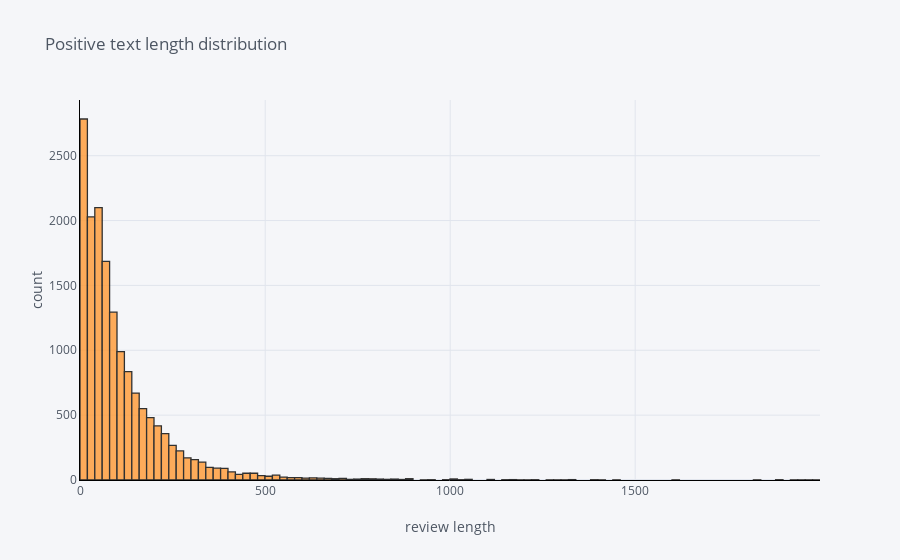

Notebook cell for this chart:
### Code cell
df['pos_len'].iplot(
    kind='hist',
    bins=100,
    xTitle='review length',
    linecolor='black',
    yTitle='count',
    title='Positive text length distribution')

### Figure 1 — Plotly figure (JSON) as saved in the notebook; plotly's stock layout.template omitted (floating-point values rounded to 4 significant figures; data arrays with more than 128 entries replaced by an {"elided": "..."} marker saying what was removed)
{"data": [{"histfunc": "count", "histnorm": "", "marker": {"color": "rgba(255, 153, 51, 1.0)", "line": {"color": "#000000", "width": 1.3}}, "name": "pos_len", "nbinsx": 100, "opacity": 0.8, "orientation": "v", "type": "histogram", "x": {"elided": "15993 int values"}}], "layout": {"barmode": "overlay", "legend": {"bgcolor": "#F5F6F9", "font": {"color": "#4D5663"}}, "paper_bgcolor": "#F5F6F9", "plot_bgcolor": "#F5F6F9", "title": {"font": {"color": "#4D5663"}, "text": "Positive text length distribution"}, "xaxis": {"gridcolor": "#E1E5ED", "linecolor": "black", "showgrid": true, "tickfont": {"color": "#4D5663"}, "title": {"font": {"color": "#4D5663"}, "text": "review length"}, "zerolinecolor": "#E1E5ED"}, "yaxis": {"gridcolor": "#E1E5ED", "linecolor": "black", "showgrid": true, "tickfont": {"color": "#4D5663"}, "title": {"font": {"color": "#4D5663"}, "text": "count"}, "zerolinecolor": "#E1E5ED"}}}
